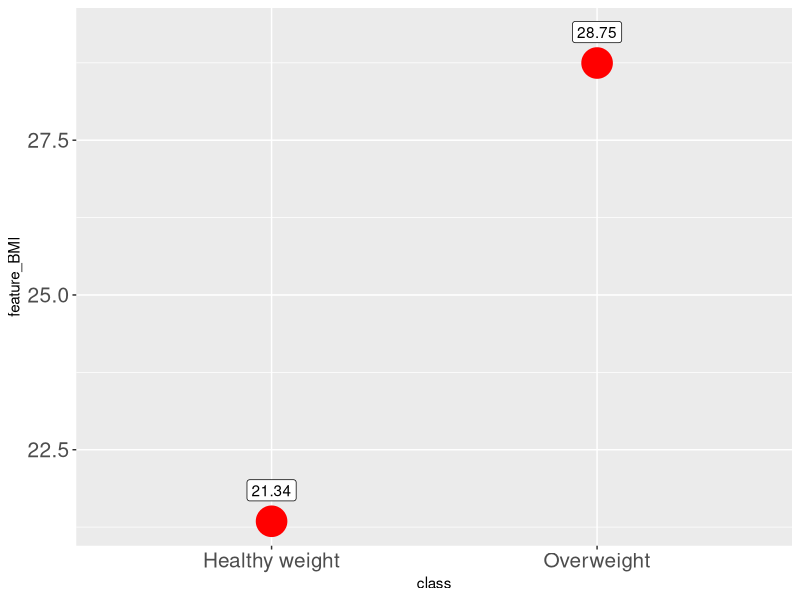
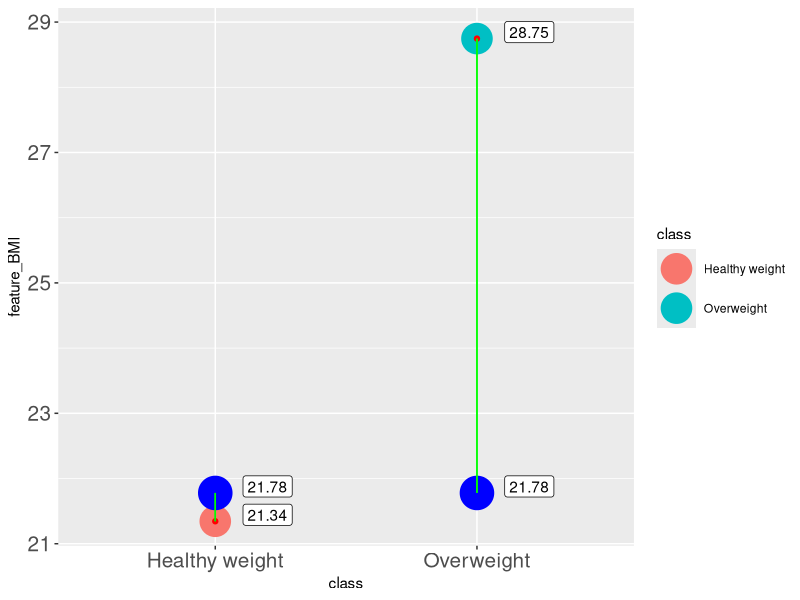
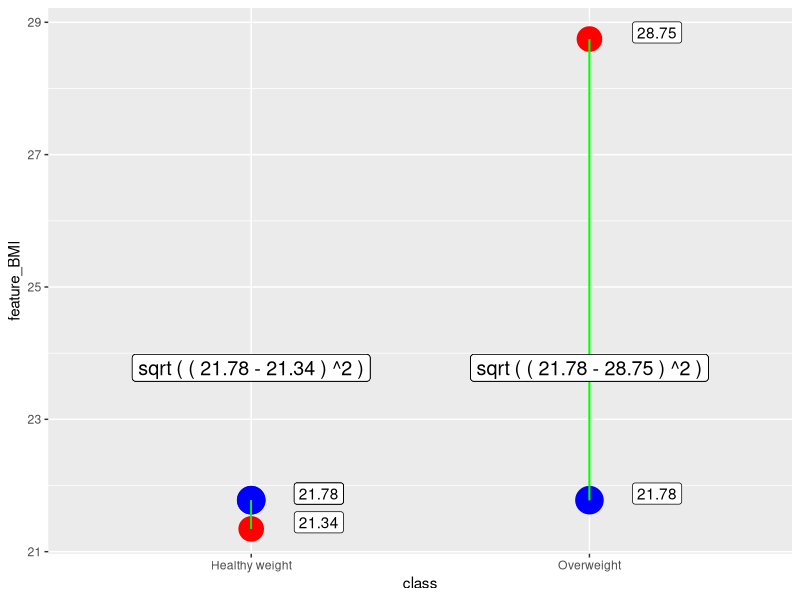
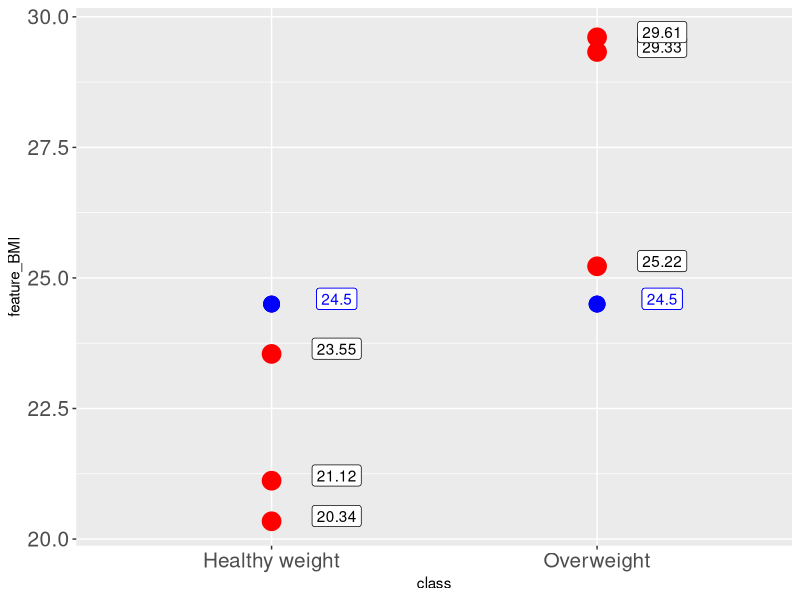
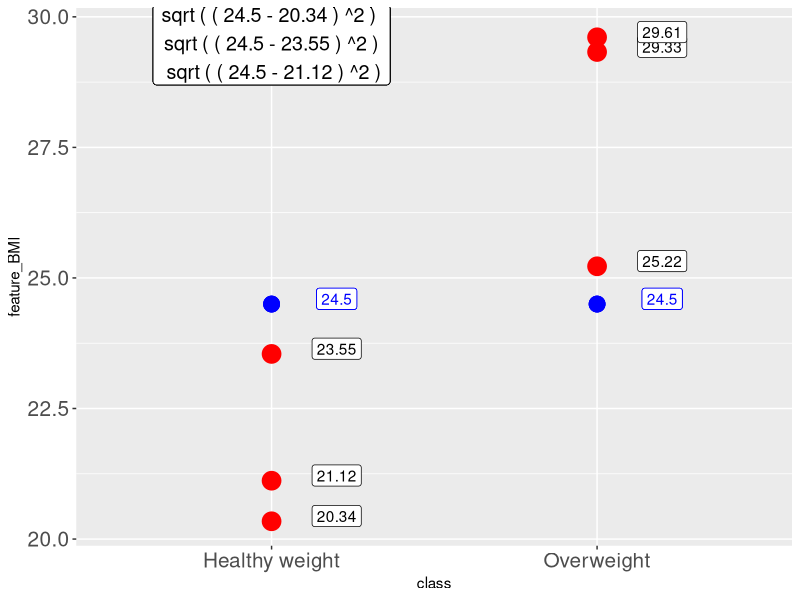
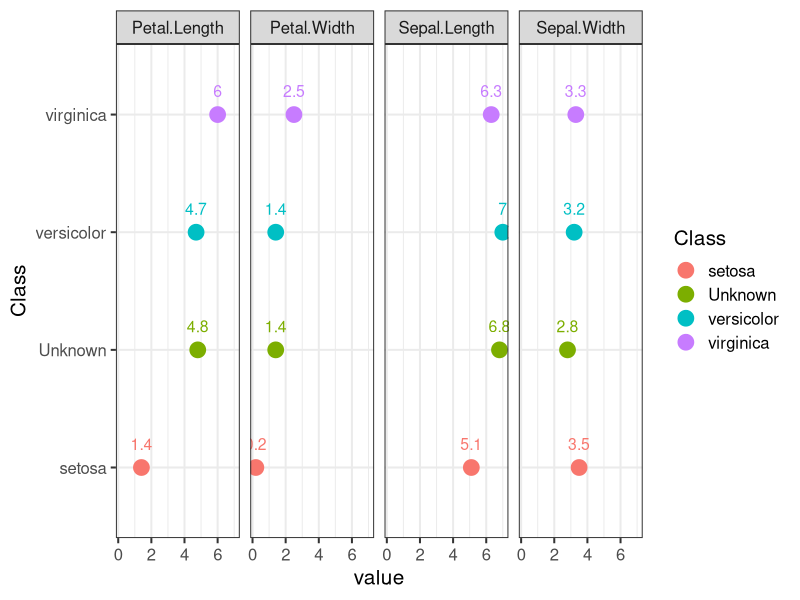

The R source for these figures, in order: (Note: this script raises an error after producing the figures.)
# we would require 5 libraries to explore and 
# learn mechanics of k nearest neighbours

library(dplyr)  # data wrangling
library(tidyr)  # data wrangling
library(tibble) # data wrangling
library(ggplot2) # visuals
library(class)  # model building


#######################  PART_1
# knn is example of supervised classification technique,
# supervised means that all rows or instances  
# are labeled with specific class or outcome

#  To initiate knn the follwong action shoul be taken:
#  Data inspection 
#  Splitting data into training and testing datasets
#  Fitting the model to training data
#  Evaluate perfomance on test data
#  Model tuning , specifically, for knn, to determine optimal values of k


# Goal of Knn is to 
# Estimate similarity between records with defined classes with 
# records without defined class

#  Now, how to measure similary of records?
#  We need to employ distance formula,
#  Euclidian distance is a common approach

# assume 2 dimentional space with 2 points

sample_1<-data.frame(  feature_BMI=c( runif(1,18.5,24.9),
                                      runif(1, 25.0,29.9)),
                       class=c( "Healthy weight","Overweight" ),
                       row.names=c("inst_1  ","inst_2  ")   )

#  code sampel is available at github ,fill free to replicate it
# we can use View to explicitly check all records
View(sample_1)

# Greate job 
# Now lets visualise situation we are dealing with 
ggplot2::ggplot(data=sample_1,aes(y= feature_BMI ,x=class))+
  geom_point(col="red",cex=10)+
  geom_label(aes(label=round(feature_BMI,2)  ),nudge_y = 0.5 )+
  theme(axis.text=element_text(size=15) )

# we have 2 values for single feature,
# each value corresponds to specific class
# Now assume , we need to decide , to what class 
# we should assign new point , should it belong to 
# Forst or second class: Healhy or overweight

set.seed(123)
new_point<-runif(1,18.5,29.9) # generate random point

# lets take advantage of ggplot2 again
ggplot2::ggplot(data=sample_1,aes(y= feature_BMI ,x=class))+
  geom_point(aes(col=class),cex=10)+
  geom_label(aes(label=round(feature_BMI,2)  ),nudge_y = 0.1,nudge_x=0.2 )+
  geom_point(col="red")+geom_point(aes(y=new_point),col="blue",cex=11) +
  geom_segment(x="Healthy weight",y=new_point,xend = "Healthy weight", yend = sample_1$feature_BMI[1],
               color="green")+
  geom_segment(x="Overweight",y=new_point,xend = "Overweight", yend = sample_1$feature_BMI[2],
               color="green")+
  geom_label(aes(label=round(new_point,2),x=class,y=new_point  ),nudge_y = 0.1,nudge_x=0.2 )+
  theme(axis.text=element_text(size=15) )

# blue point can potentially belong to class 1 or 2
# we need to measure distance between red and blue point, 
# green and blue point

# Lets estimate Euclidian Distance between 2 poins

dist_1<- sqrt( (new_point-sample_1$feature_BMI[1])^2 )
dist_2<- sqrt( (new_point-sample_1$feature_BMI[2])^2 )

#lets add new column to sample_1
sample_1<-sample_1 %>% dplyr::mutate(Eu_Dist=sqrt( (new_point-feature_BMI)^2 ))

# now add new record with class we dont know
sample_1<-sample_1 %>%
  dplyr::bind_rows( tibble(feature_BMI=new_point,class=NA,Eu_Dist=NA) )
row.names(sample_1)[3]<-3

# Value for "Healthy weight"??? is smaller, it is closer, therefore
# blue dot should belong to Healthy weight class

sample_1$class[3]<-sample_1$class[ which.min(sample_1$Eu_Dist) ] 
# use which.min, # ignores NA


# how to implement the process with buid in r fucntion
# we would call for knn fucntion from class package
class::knn( train=sample_1[c(1,2),1], # we define training set, and esclude column with classes 
            test=new_point, # define value we need to classify
            cl=sample_1[c(1,2),2], # indicate classes which coreslond to known record
            k=1 ) # how many neighbours to consider

# to sum up , lets proceed to ggplot 2
ggplot(data=sample_1,aes(y= feature_BMI ,x=class))+
  geom_point(col="red",cex=8)+
  geom_label(aes(label=round(feature_BMI,2)  ),nudge_y = 0.1,nudge_x=0.2 )+
  geom_point(col="red")+geom_point(aes(y=new_point),col="blue",cex=9) +
  geom_segment(x="Healthy weight",y=new_point,xend = "Healthy weight", yend = sample_1$feature_BMI[1],
               color="green")+
  geom_segment(x="Overweight",y=new_point,xend = "Overweight", yend = sample_1$feature_BMI[2],
               color="green")+
  geom_label(aes(label=round(new_point,2),x=class,y=new_point  ),nudge_y = 0.1,nudge_x=0.2 )+
  geom_label(aes(label=paste( "sqrt","(","(",round(new_point,2),"-",
                              round(feature_BMI[1],2) ,")","^2",")"),
                 x="Healthy weight",y=new_point  ),nudge_y = 2,nudge_x=0,size=5 )+
  geom_label(aes(label=paste( "sqrt","(","(",round(new_point,2),"-",
                              round(feature_BMI[2],2) ,")","^2",")"),
                 x="Overweight",y=new_point  ),nudge_y = 2,nudge_x=0,size=5 )


#######################  PART_2

# Horoso , now its time to check example with 1 feature, 
# BMI , but with 
# multiple records for each class
set.seed(123)
sample_3<-data.frame(  feature_BMI=c( runif(3,18.5,24.9),
                                      runif(3, 25.0,29.9)),
                       class=c( rep("Healthy weight",3),rep("Overweight",3) ) )

new_point<-24.5
# We inspect Visuals
ggplot(data=sample_3,aes(y= feature_BMI ,x=class))+
  geom_point(col="red",cex=6)+
  geom_label(aes(label=round(feature_BMI,2)  ),nudge_y = 0.1,nudge_x=0.2 )+
  geom_point(col="red")+geom_point(aes(y=new_point),col="blue",cex=5) +
  geom_label(aes(label=round(new_point,2),x=class,y=new_point  ),nudge_y = 0.1,nudge_x=0.2,color="blue" )+
  theme(axis.text=element_text(size=15) )
# Again , now we need to use 6 red poins  to decide 
# to which class blue point belongs, therefore, here we estimate
# 6 values for Euclidian distacne

#mutate fucntion would be quite handy
sample_3<-sample_3 %>% dplyr::mutate(Eu_Dist=sqrt( (new_point-feature_BMI)^2 ))

# to solididy inderstanding , lets plot the equations for single class
ggplot2::ggplot(data=sample_3,aes(y= feature_BMI ,x=class))+
  geom_point(col="red",cex=6)+
  geom_label(aes(label=round(feature_BMI,2)  ),nudge_y = 0.1,nudge_x=0.2 )+
  geom_point(col="red")+geom_point(aes(y=new_point),col="blue",cex=5) +
  geom_label(aes(label=round(new_point,2),x=class,y=new_point  ),nudge_y = 0.1,nudge_x=0.2,color="blue" )+
  geom_label(aes(label=paste("sqrt","(","(",round(new_point,2),"-",round(feature_BMI[1],2) ,")","^2",")","\n",
                             "sqrt","(","(",round(new_point,2),"-",round(feature_BMI[2],2) ,")","^2",")","\n",
                             "sqrt","(","(",round(new_point,2),"-",round(feature_BMI[3],2) ,")","^2",")"),
                 x="Healthy weight",y=new_point  ),nudge_y = 5,nudge_x=0,size=5 )+
  theme(axis.text=element_text(size=15) )
# same calculation are aplied to column Overweignt

# Assume that k equals 3 , threrefore we need to choode
# free nearest neighbours,
# or 3 lowers values for distance

sample_3 <-sample_3 %>% dplyr::arrange(Eu_Dist) %>% dplyr::slice(1:3)

table(sample_3$class) # now we use table to count uniqu classes
prop.table( table(sample_3$class) ) # prop.table to wrup table is used 
# to check share of class
# among other classes, we divide count of Healthy weight records by total
# number of records

# here is the solution for knn fucntion
class::knn( train=sample_3[,1],
            test=new_point,
            cl=sample_3[,2],k=3, 
            prob=TRUE )
# probality shows share of most commom class, this is identical
# to the output of
# prop.table , proportion table 

# Greate Job let us proceed

############ PART 3

# Knn is great classifying tool for data with homogenous 
# records, for example in iris dataset all features are
#of numeric type
sample_4<-iris
View(sample_4)

# Now , lets check how exactly features are dissimilar in 
# terms  of central tendency and spread
summary(sample_4[,-5])

#judjing from summary, we can say that only Petal.Width 
# is notably smaller compare to other features, but overall
# we can not conclude that particula feature
# is extremely far from other 

# goind back to sample_4
tibble::glimpse(sample_4)
# in this example there are 4 features which 
# are characeristics of 3 different plants, 
# out target is to find class[Species] of 
# plant fiven its 4 featues


# lets sample single row we would like to predict
set.seed(321)
loc<-sample(1:nrow(sample_4),1 ) # we randomly generate index
test_row_1<-sample_4[ loc[1]   , -5  ] # here we store 1 record we need to classify
test_row_cl<-sample_4[ loc[1]   , 5  ] # here we store actual classes for test row

# what classes are available 
sample_4$Species %>% unique()
# we need 3 records, 1 per each class, therefore
# our train set woudl contain 1 samples for each class

# we would require to group data and take 1 sample from each group
train_row_3<-sample_4[-loc,] %>% dplyr::group_by(Species) %>%
  slice(1)

# First off all wee ned to draw 4 graphs, 
# 1 graph per feature where each graph contains
# 1 point from test set and 3 form training set

train_row_3
test_row_1

# here we have 3 instances from training set and 
# we need to decide which is closer in terms of 
# euclidian distance to test_row_1

# we need to convert train_row_3 and test_row_1 to long format
# This transformation is requred 
# to apply ggplot with facets
gg_train<-train_row_3 %>% tidyr::pivot_longer(Sepal.Length:Petal.Width ,
                                              names_to="Feature") %>%
  rename("Class"="Species")  
# here we transform train set from wide format, with 5 columns
# to long format with 3 column

gg_test<-test_row_1 %>% tidyr::pivot_longer(Sepal.Length:Petal.Width ,
                                            names_to="Feature") %>%
  mutate(Class="Unknown") %>% dplyr::select(Class,Feature,value)

gg_in<-dplyr::bind_rows(gg_train,gg_test)

## here our  goal to create long table  where each column is
# separate variale, this is only done to use fucntionality of ggplot2

ggplot2::ggplot(data=gg_in,aes(y=Class,x=value))+ 
  geom_point(aes(col= Class),cex=5)+
  geom_text(aes(label=round(value,2),color=Class ),cex=4,nudge_y = 0.2 ) + 
  facet_grid(~Feature,  space="free") +
  theme_bw(base_size = 15)

#  Unknown  Class  is present per each feature,
#  other  dots are features from 3 instances  
#  of trainini set with defined class

# 3 train records and 1 test record means 3 equations, 4 features per record,
# mean 4 operand in equation
# here is Eu for single row

cat( "sqrt(  (4.8-6)^2+(1.4-2.5)^2+(6.8-6.3)^2+(2.8-3.3)^2    )"      )

#  Here we need to substract train set form test
train_row_3[,-5]-test_row_1 # both have different rows , we need to triple
# first  record in test set
train_row_3[,-5]-test_row_1[ c(1,1,1),]   # here first rows is repeated 3 times
# this is how to extract values element wise when dealing with 
# data frames

# the whole eaution with rowSums
Euc_Dist=rowSums( (train_row_3[,-5]-test_row_1[ c(1,1,1), ])^2 ) %>% sqrt()

# now we would create additional column and arrange data, then pull 1 nearest
# neighbours because number of classes equals number of records
train_row_3 %>% ungroup() %>% mutate(Euc_Dist=Euc_Dist) %>%
  arrange(Euc_Dist) %>% slice(1)
test_row_cl

class::knn( train=train_row_3[,-5],
            test=test_row_1,
            cl=dplyr::pull(train_row_3[,5]), # here I use pull because cl accepts vector as input
            k=1)                             


##### Greate Job, Not we would employ whole 
# iris dataset , with  80,20 split,
# 80% of records for trainig set and 20$ for test, 
# therefore we need to classify 20%
# of records

set.seed(253)
loc<-sample(1:nrow(iris),nrow(iris)*0.2 ) # this are indices for test set
test_set<-iris[ loc   , -5 ]
test_set_cl<-iris[ loc   , 5 ]
train_set<-iris[ -loc   , ] # use use minus
#to select rows which are not part of test set


# How would knn fucntion perform
m1_knn<-knn( train=train_set[,-5],
             test=test_set,
             cl=train_set[,5], k=3,
             prob=TRUE)

# now we stimate accuracy, how many values in 
# m1_knn  equal to values in test set classes
sum(m1_knn==test_set_cl)/ length(test_set_cl)


##  now lest write our own solution
# to soliduty understandng 
## of knn 
n_test<-nrow(test_set)
n_train<-nrow(train_set)
out<-rep("",n_test) # out vecotr would store our result of classification 
# of test  values

# please dont be discourage by loop, it feets perfecty in 
# what we want to do

i<-1
for ( i in 1:n_test) {
  # lets check each operand
  Eu_Dist=rowSums( (train_set[,-5] - test_set[i,][c(rep(1,n_train)), ] ) ^2 ) %>% sqrt()
  train_buf<-train_set %>% mutate(Eu_Dist=Eu_Dist) %>% arrange(Eu_Dist) %>%
    slice(1:3)
  class_buf<-names( which.max(table(train_buf$Species)))
  out[i]<-class_buf
} 

sum(out==test_set_cl)/ n_test


# WE ESTIMATE EUCLIDIAN DISTANCE, WE adjust size of test set to size of
# training set, we use which.max and table to find most 
# common  clan wihtoin 3 rows

## finaly , lets combine knn fucntion and loop to 
## chack if our accuracy can be improved


# Again, lets proceed with loop
# we woudl ckech accuraccy for k range form 1 to 10
for (i in (1:10) )  {
  m1_knn<-knn( train=train_set[,-5],
               test=test_set,
               cl=train_set[,5], k=i,
               prob=TRUE)
  acc<-sum(m1_knn==test_set_cl)/ length(test_set_cl)
  print( paste( i,": Accuracy of ",  acc ) )
}


# Greate job everyone.
# Knn  is straighforward, easy-to-implement 
# supervised machine learning algorithm that can be
# used to solve  classification  challenhes.

# It works especially well  when features form 
#  homogenous numerical data , the point  of convern is to 
# choose oprimal K values to achieve higest accuracy
